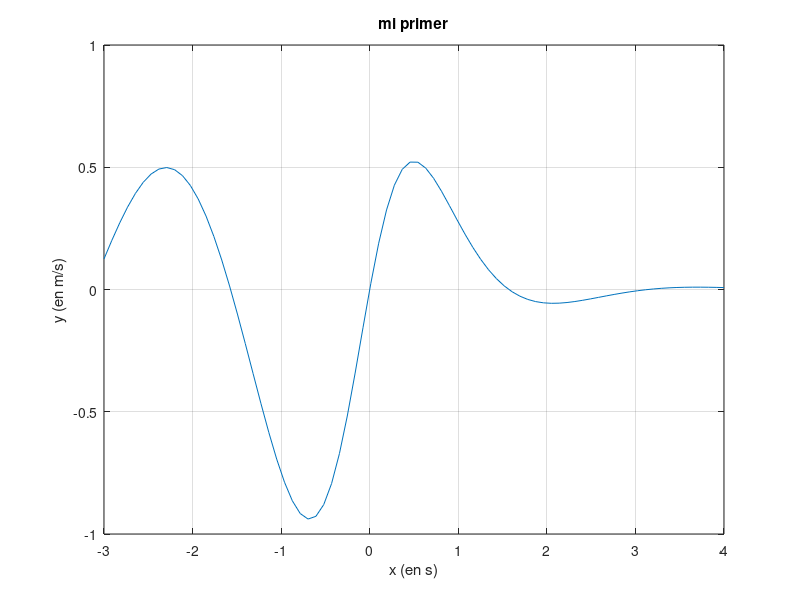

Source code (MATLAB):
clc
x = linspace(-3,4,80);
y = sin(2*x) .* exp(-x/2) ./ (x.^2 + 1);
plot(x,y)
grid on
xlabel('x (en s)')
ylabel('y (en m/s)')
title('mi primer')
   
